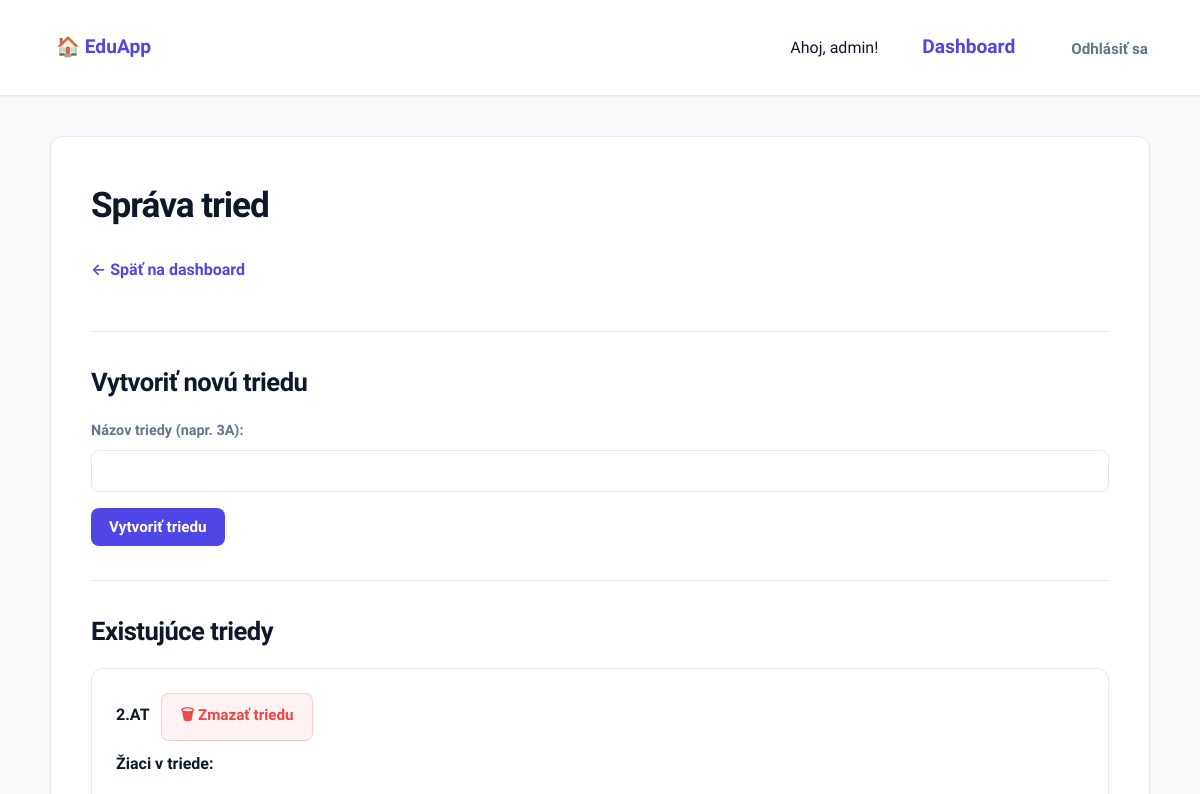
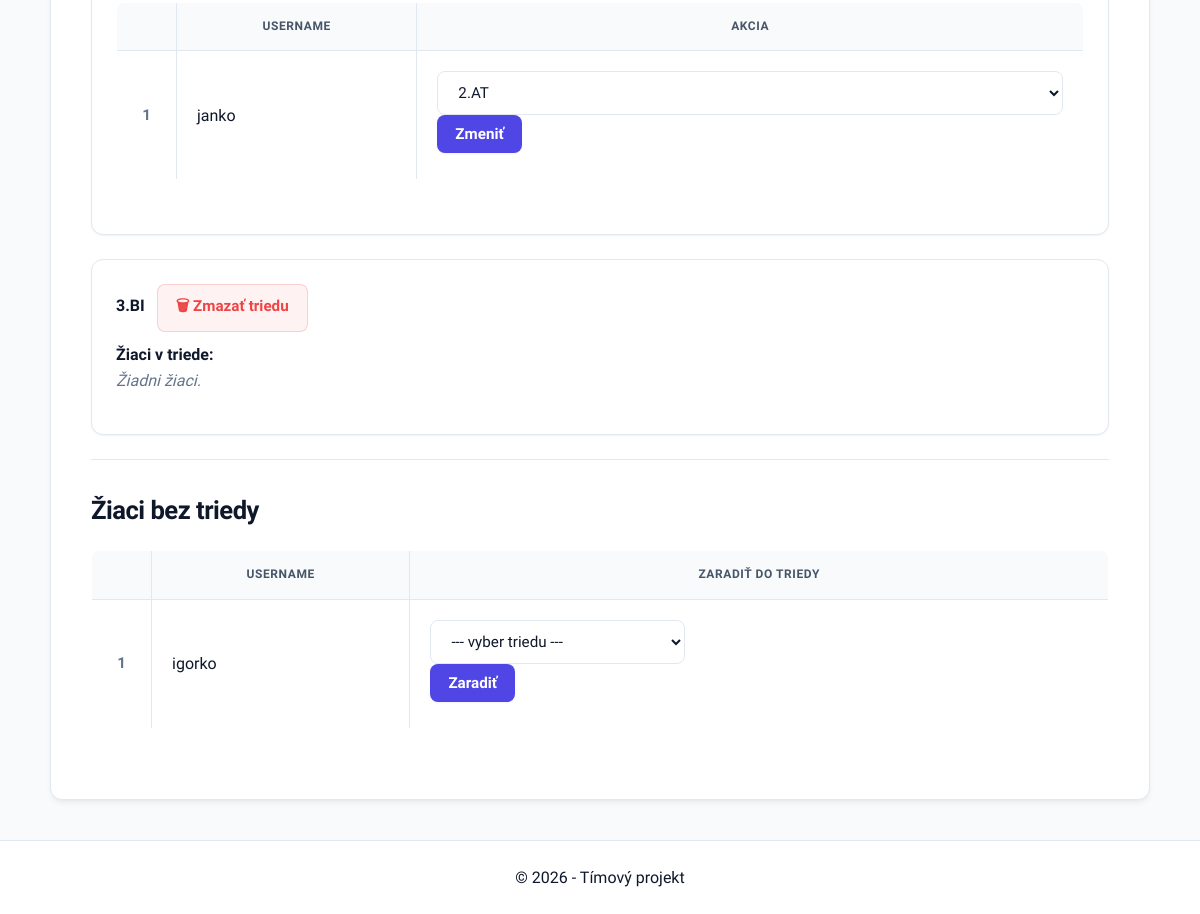
The app's page /admin-panel/triedy/ (signed in), older data (2 pictures, top to bottom).
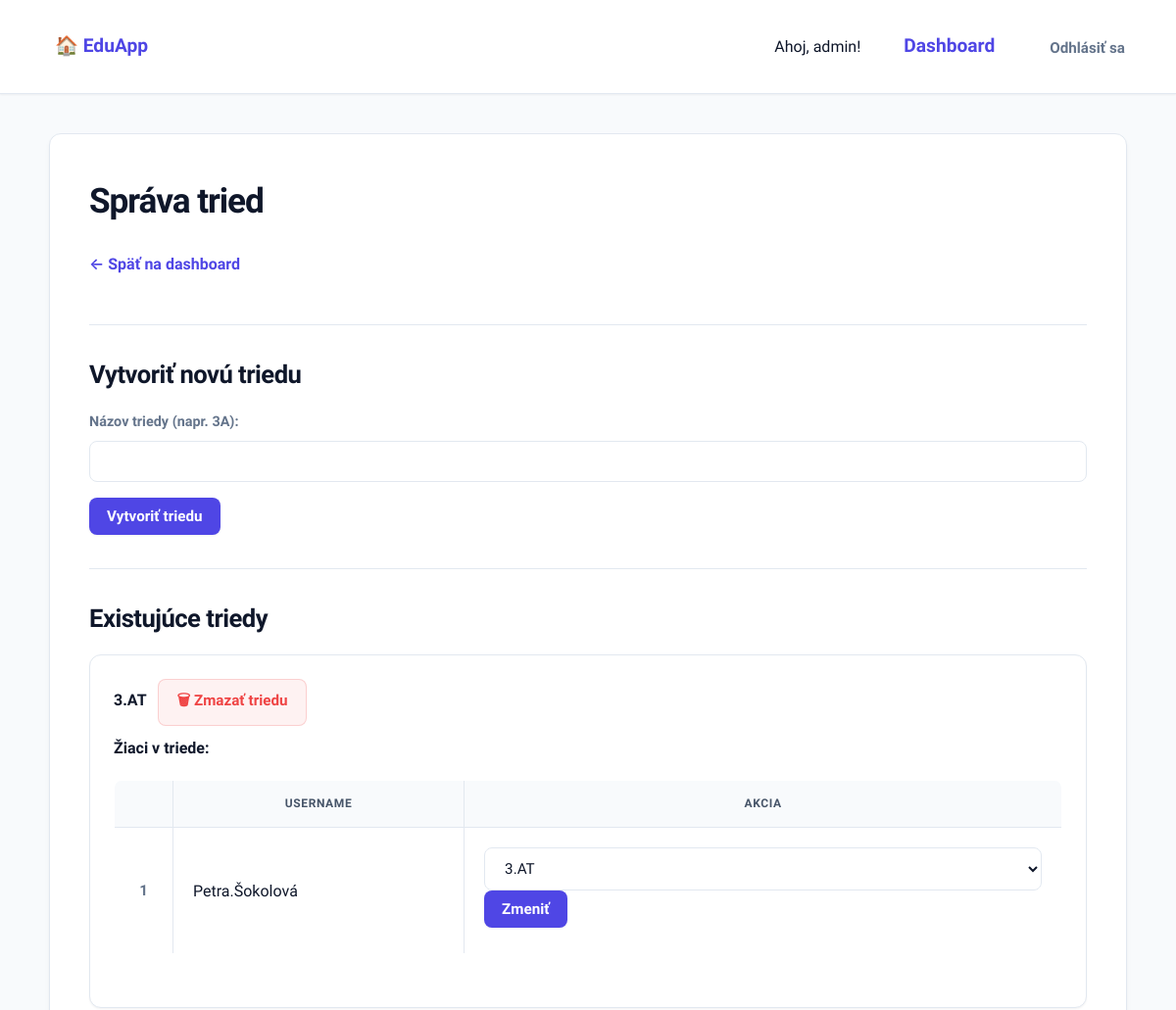
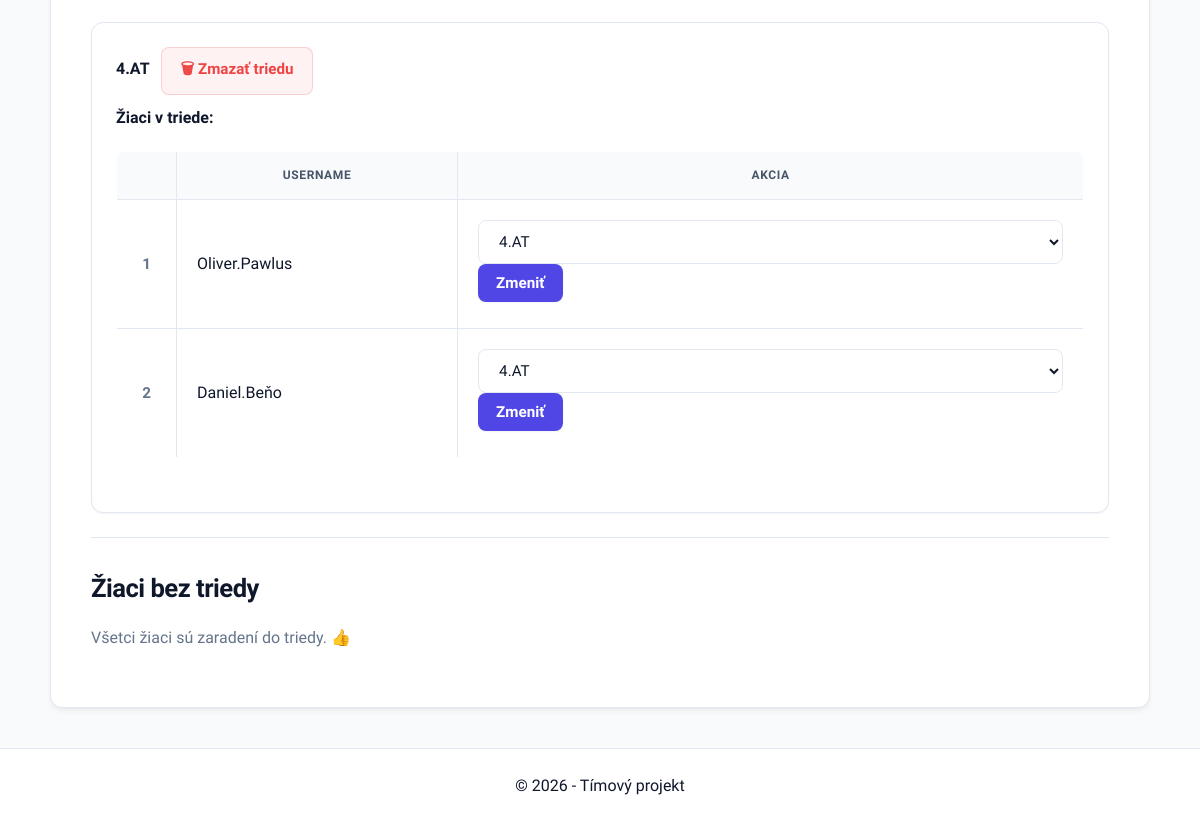
The same page, newer data (2 pictures, top to bottom).
### quiz/models.py (models this page shows, shortened)
class Trieda(models.Model):
    nazov = models.CharField(max_length=10, unique=True)
    class Meta:
        verbose_name_plural = "Triedy"

class Profil(models.Model):
    user = models.OneToOneField(User, on_delete=models.CASCADE, related_name='profil')
    vek = models.PositiveIntegerField(null=True, blank=True)
    is_teacher = models.BooleanField(default=False)
    trieda = models.ForeignKey(Trieda, on_delete=models.SET_NULL, null=True, blank=True, related_name='studenti')

### quiz/views.py (the view)
# urls.py: path('admin-panel/triedy/', views.sprava_tried, name='sprava_tried'),
@login_required
def sprava_tried(request):
    if not request.user.is_staff:
        return redirect('dashboard')
    if request.method == 'POST' and 'vytvor_triedu' in request.POST:
        form = TriedaForm(request.POST)
        if form.is_valid():
            form.save()
            return redirect('sprava_tried')
    else:
        form = TriedaForm()
    triedy = Trieda.objects.all().prefetch_related('studenti__user')
    zaci_bez_triedy = Profil.objects.filter(is_teacher=False, trieda=None)
    return render(request, 'quiz/sprava_tried.html', {
        'triedy': triedy,
        'form': form,
        'zaci_bez_triedy': zaci_bez_triedy,
    })

### quiz/forms.py
class TriedaForm(forms.ModelForm):
    class Meta:
        model = Trieda
        fields = ['nazov']
        labels = {'nazov': 'Názov triedy (napr. 3A)'}

### quiz/templates/quiz/sprava_tried.html (shortened to what this page needs)
{% extends 'quiz/base.html' %}
{% block content %}
<h1>Správa tried</h1>
<a href="{% url 'dashboard' %}">← Späť na dashboard</a>
<hr>
<h2>Vytvoriť novú triedu</h2>
<form method="post">
    {{ form.as_p }}
    <button type="submit" name="vytvor_triedu">Vytvoriť triedu</button>
</form>
<hr>
<h2>Existujúce triedy</h2>
{% for trieda in triedy %}
<div style="border: 1px solid #ccc; padding: 10px; margin-bottom: 15px;">
    <strong>{{ trieda.nazov }}</strong>
    <form method="post" action="{% url 'zmaz_triedu' trieda.id %}" style="display:inline;">
        <button type="submit" onclick="return confirm('Naozaj zmazať triedu {{ trieda.nazov }}?')">🗑 Zmazať triedu</button>
    </form>
    <h4>Žiaci v triede:</h4>
    {% if trieda.studenti.all %}
    <table border="1" cellpadding="5">
        <thead>
            <tr><th>Meno</th><th>Username</th><th>Akcia</th></tr>
        </thead>
        <tbody>
            {% for profil in trieda.studenti.all %}
            <tr>
                <td>{{ profil.user.get_full_name|default:profil.user.username }}</td>
                <td>{{ profil.user.username }}</td>
                <td>
                    <form method="post" action="{% url 'zarad_ziaka' profil.id %}" style="display:inline;">
                        <select name="trieda">
                            {% for t in triedy %}
                            <option value="{{ t.id }}" {% if t == trieda %}selected{% endif %}>{{ t.nazov }}</option>
                            {% endfor %}
                        </select>
                        <button type="submit">Zmeniť</button>
                    </form>
                </td>
            </tr>
            {% endfor %}
        </tbody>
    </table>
    {% else %}
    <p><em>Žiadni žiaci.</em></p>
    {% endif %}
</div>
{% empty %}
<p>Zatiaľ nie sú vytvorené žiadne triedy.</p>
{% endfor %}
<hr>
<h2>Žiaci bez triedy</h2>
{% if zaci_bez_triedy %}
<table border="1" cellpadding="5">
    <thead>
        <tr><th>Meno</th><th>Username</th><th>Zaradiť do triedy</th></tr>
    </thead>
    <tbody>
        {% for profil in zaci_bez_triedy %}
        <tr>
            <td>{{ profil.user.get_full_name|default:profil.user.username }}</td>
            <td>{{ profil.user.username }}</td>
            <td>
                <form method="post" action="{% url 'zarad_ziaka' profil.id %}">
                    <select name="trieda">
                        <option value="">--- vyber triedu ---</option>
                    </select>
                    <button type="submit">Zaradiť</button>
                </form>
            </td>
        </tr>
        {% endfor %}
    </tbody>
</table>
{% else %}
<p>Všetci žiaci sú zaradení do triedy. 👍</p>
{% endif %}
{% endblock %}

### quiz/templates/quiz/base.html (shortened to what this page needs)
{% load static %}
<!DOCTYPE html>
<html lang="sk">
<head>
    <link rel="stylesheet" href="{% static 'quiz/style.css' %}">
</head>
<body>
    <nav class="main-nav">
        <div class="nav-logo">
            <a href="{% url 'index' %}">🏠 EduApp</a>
        </div>
        <div class="nav-links">
            {% if user.is_authenticated %}
                <span class="user-welcome">Ahoj, {{ user.username }}!</span>
                <a href="{% url 'dashboard' %}" class="link-dashboard">Dashboard</a>
                <form action="{% url 'logout' %}" method="post" class="logout-form">
                    <button type="submit" class="btn-logout">Odhlásiť sa</button>
                </form>
            {% else %}
                {% if request.resolver_match.url_name != 'login' %}
                    <a href="{% url 'login' %}" class="btn-login">Prihlásiť sa</a>
                {% endif %}
            {% endif %}
        </div>
    </nav>
    <main class="container">
        {% block content %}{% endblock %}
    </main>
    <footer class="main-footer">
        &copy; 2026 - Tímový projekt
    </footer>
</body>
</html>

Row changes from the older to the newer data that the page shows:
removed Trieda: nazov "2.AT"
removed Profil: user.username "janko", trieda "2.AT"
removed Trieda: nazov "3.BI", shows "Žiadni žiaci."
removed Profil: user.username "igorko", shown under "Žiaci bez triedy"
added Trieda: nazov "3.AT"
added Profil: user.username "Petra.Šokolová", trieda "3.AT"
added Trieda: nazov "4.AT"
added Profil: user.username "Oliver.Pawlus", trieda "4.AT"
added Profil: user.username "Daniel.Beňo", trieda "4.AT"
Text that changed along with them:
text no longer shown: "USERNAME ZARADIŤ DO TRIEDY"
text now shown: "Všetci žiaci sú zaradení do triedy. 👍"
